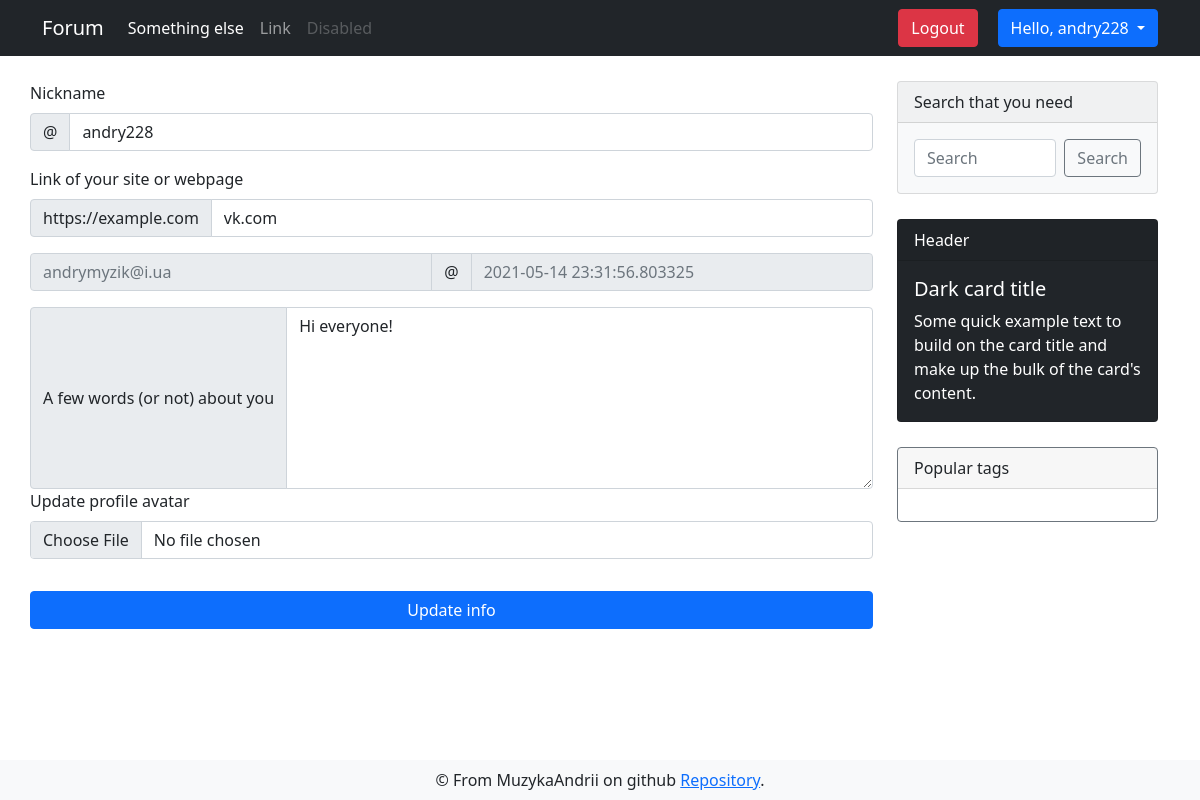
Before: /user/settings (signed in) with the older database file.
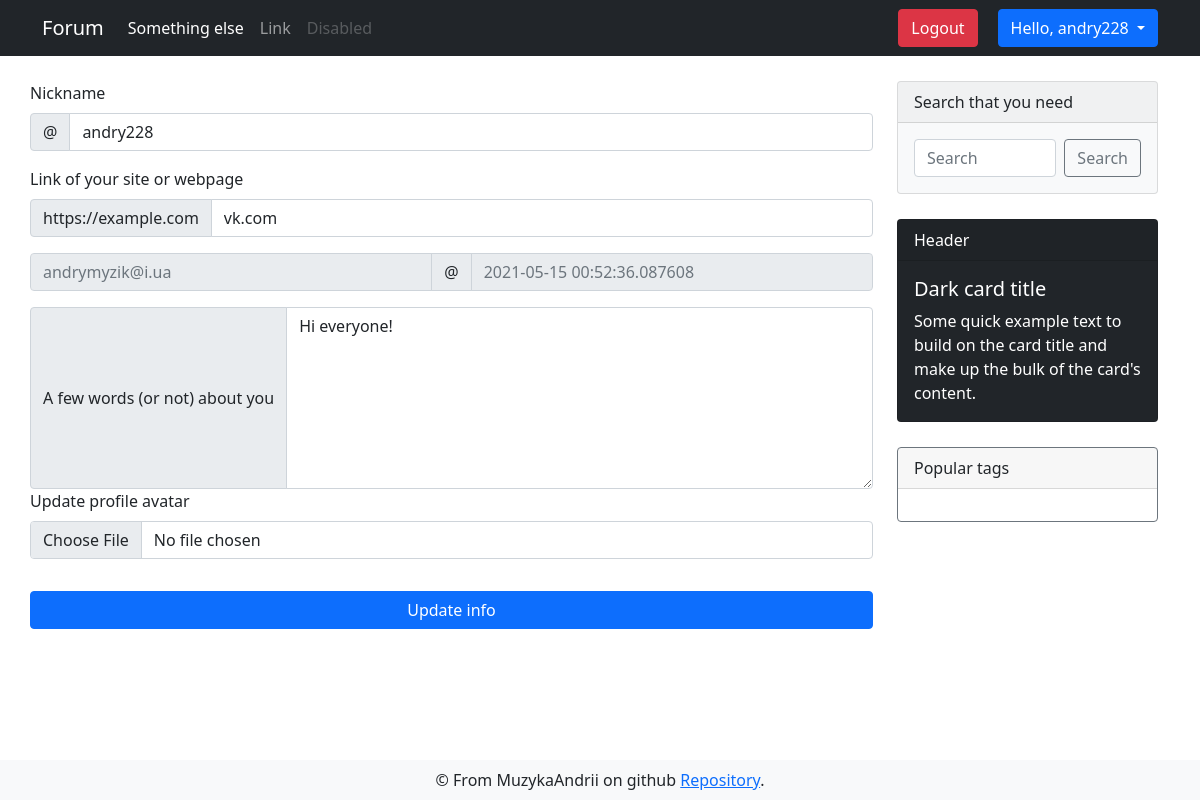
After: the same page with the newer database file.
### app/models.py (models this page shows, shortened)
class DbMixin(object):
    def save(self):
        db.session.add(self)
        db.session.commit()

class User(UserMixin, DbMixin, db.Model):
    id = db.Column(db.Integer, primary_key = True, autoincrement=True)
    nickname = db.Column(db.String(30), unique=True, nullable=False)
    email = db.Column(db.String(120), unique=True, nullable=False)
    password = db.Column(db.String(70), nullable=False)
    about = db.Column(db.Text, default='Hi everyone!')
    website = db.Column(db.String(120), unique=True)
    register_date = db.Column(db.DateTime, default=dt.utcnow)
    last_seen = db.Column(db.DateTime, default=dt.utcnow)
    created_discussions = db.relationship('Discussion', backref='creator', lazy='dynamic')
    created_comments = db.relationship('Comment', backref='creator', lazy='dynamic')
    avatars = db.relationship('Image', backref='owner', lazy='dynamic')
    edit_requests = db.relationship('Edit_request', backref='editor', lazy='dynamic')
    roles = db.relationship('Role', secondary=users_roles, backref=db.backref('users', lazy='select'))
    def has_role(self, role):
        for r in self.roles:
            if r.name == role:
                return True
        return False

### app/views.py (the view)
@app.route('/user/settings', methods=['GET'])
@login_required
def user_settings():
    form = UpdateAccountForm()
    form.nickname.data = current_user.nickname
    form.website.data = current_user.website
    form.about.data = current_user.about
    email = current_user.email
    last_seen = current_user.last_seen
    return render_template('user/user_settings.html', form=form, email=email, last_seen=last_seen)

### app/forms.py
class UpdateAccountForm(FlaskForm):
    nickname = StringField('Nickname', validators=[DataRequired(message='This area is required'), Length(min=3, max=30, message='Nickname must be bigger than 3 and less than 30 characers')])
    about = TextAreaField('A few words (or not) about you', validators=[DataRequired(message='This area is required'), Length(min=3, max=1000, message='About section must be less than 1000 characters and bigger than 3')])
    website = StringField('Link of your site or webpage')
    image = FileField('Update profile avatar', validators=[FileAllowed(['jpg', 'png'])])
    submit = SubmitField('Update info')

### app/models.py (called while the page is built)
@login.user_loader
def user_loader(user_id):
    return User.query.get(int(user_id))

### app/views.py (called while the page is built)
@app.before_request
def update_last_seen():
    if current_user.is_authenticated:
        current_user.last_seen = dt.now()
        current_user.save()

### app/templates/user/user_settings.html (shortened to what this page needs)
{% extends "layouts/base.html" %}
{% block content %}
<div class="container">
    <div class="row">
        <form enctype="multipart/form-data" method="POST" action="{{ url_for('update_user') }}" style="margin-top: 25px;"
            class="col-md-9 list-group list-group-numbered">
            {% from 'layouts/_render_form_errors.html' import render_form_errors %}
            <label for="site" class="form-label">{{ form.nickname.label }}</label>
            <div class="input-group mb-3">
                <span class="input-group-text" id="basic-addon1">@</span>
                <input name="{{ form.nickname.name }}" value='{{ form.nickname.data }}' id='site' type="text"
                    class="form-control" placeholder="Username" aria-label="Username" aria-describedby="basic-addon1">
            </div>
            <label for="basic-url" class="form-label">{{ form.website.label }}</label>
            <div class="input-group mb-3">
                <span class="input-group-text" id="basic-addon3">https://example.com</span>
                <input name="{{ form.website.name }}" value="{{ form.website.data }}" type="text" class="form-control"
                    id="basic-url" aria-describedby="basic-addon3">
            </div>
            <div class="input-group mb-3">
                <input disabled type="text" class="form-control" placeholder="{{ email }}" aria-label="Username">
                <span class="input-group-text">@</span>
                <input disabled type="text" class="form-control" placeholder="{{ last_seen }}" aria-label="Server">
            </div>
            <div class="input-group">
                <span class="input-group-text">{{ form.about.label }}</span>
                <textarea name="{{ form.about.name }}" rows='7' class="form-control" value="{{ form.about.data }}"
                    aria-label="With textarea">{{ form.about.data }}</textarea>
            </div>
            <div class="mb-3">
                <label for="formFile" class="form-label">{{ form.image.label }}</label>
                {{ form.image(class="form-control") }}
            </div>
            {{ form.submit(class="btn btn-primary input-group mt-3") }}
        </form>
        {% include 'layouts/sidebar.html' %}
    </div>
</div>
{% endblock %}

### app/templates/layouts/base.html (shortened to what this page needs)
<!doctype html>
<html>
<head>
  {% block head %}
  <link href="https://cdn.jsdelivr.net/npm/bootstrap@5.0.0/dist/css/bootstrap.min.css" rel="stylesheet"
>
  <link rel="stylesheet" type="text/css" href="{{ url_for('static',filename='css/style.css') }}">
  {% endblock %}
</head>
<body>
  <nav class="navbar navbar-expand-lg navbar-dark bg-dark">
    <div class="container">
      <a class="navbar-brand" href="{{ url_for('index') }}">Forum</a>
      <div class="collapse navbar-collapse" id="navbarSupportedContent">
        <ul class="navbar-nav me-auto mb-2 mb-lg-0">
          <li class="nav-item">
            <a class="nav-link active" aria-current="page" href="">Something else</a>
          </li>
          <li class="nav-item">
            <a class="nav-link" href="#">Link</a>
          </li>
          <li class="nav-item">
            <a class="nav-link disabled" href="#" tabindex="-1" aria-disabled="true">Disabled</a>
          </li>
        </ul>
        <form class="d-flex">
          {% if current_user.is_anonymous %}
          <a href="{{ url_for('auth.register') }}" type="button" class="btn login-btn btn-secondary">Register</a>
          <a href="{{ url_for('auth.login') }}" type="button" class="btn btn-secondary">Log in</a>
          {% else %}
          <a style="margin-right: 20px;" href="{{ url_for('auth.logout') }}" type="button"
            class="btn btn-danger">Logout</a>
          <div class="dropdown">
            <button class="btn btn-primary dropdown-toggle" type="button" id="dropdownMenuButton1" data-bs-toggle="dropdown" aria-expanded="false">
              Hello, {{ current_user.nickname }}
            </button>
          </div>
          {% endif %}
        </form>
      </div>
    </div>
  </nav>
  {% block content %}
  {% endblock %}
  {% block footer %}
  <footer class="navbar fixed-bottom navbar-light bg-light">
    <div class="container" style="justify-content: space-around;">
      <div class="footer-content">
        &copy; From MuzykaAndrii on github
        <a href="https://github.com/MuzykaAndrii/modern-flask-forum">Repository</a>.</div>
    </div>
  </footer>
  {% endblock %}
</body>
</html>

### app/templates/layouts/sidebar.html (shortened to what this page needs)
<div class="sidebar col-md-3">
    <div class="card text-dark bg-light mb-3" style="max-width: 18rem;">
        <div class="card-header">Search that you need</div>
        <div class="card-body d-flex">
            <input class="form-control me-2" type="search" placeholder="Search" aria-label="Search">
            <button class="btn btn-outline-secondary" type="submit">Search</button>
        </div>
    </div>
    <div class="card text-white bg-dark mb-3" style="max-width: 18rem;">
        <div class="card-header">Header</div>
        <div class="card-body">
            <h5 class="card-title">Dark card title</h5>
            <p class="card-text">Some quick example text to build on the card title and make up the bulk of the
                card's content.</p>
        </div>
    </div>
    <div class="card border-secondary mb-3" style="max-width: 18rem;">
        <div class="card-header">Popular tags</div>
        <div class="card-body text-secondary">
        </div>
    </div>
</div>

### app/static/css/style.css (style rules this page uses)
.card { margin: 25px 0; }

Changed rows visible on the page:
changed User "andry228": last_seen "2021-05-14 23:31:56.803325" → "2021-05-15 00:52:36.087608"
